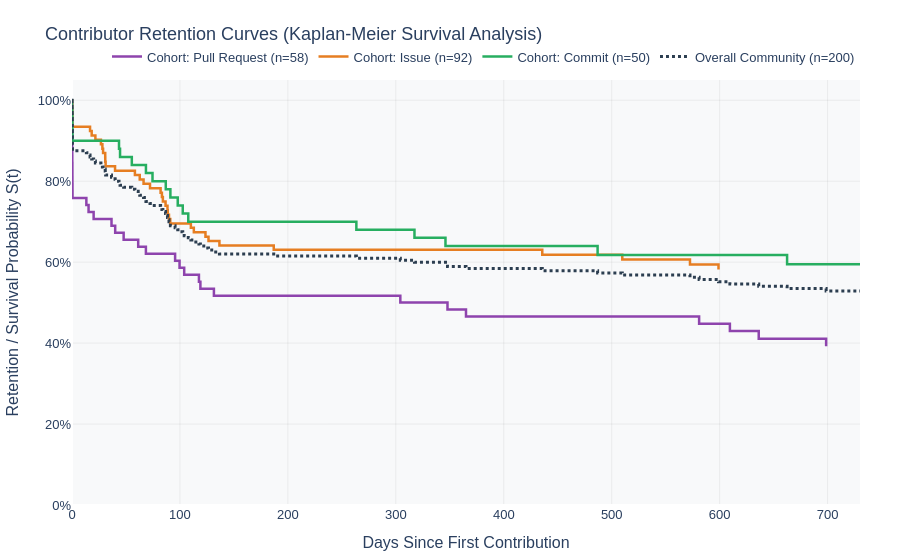

Notebook code cell kept with this figure:
### Markdown cell above
## Visualization 2: Survival Analysis (Kaplan-Meier Retention Curves)

Solves the central statistical challenge raised in 8Knot Issue #370 by James Kunstle and Greg Sutcliffe:
* Direct histograms overestimate drop-off because active contributors with recent tenure are not dead—they are **right-censored**.
* We employ the **Kaplan-Meier non-parametric estimator**:
$$\hat{S}(t) = \prod_{t_i \le t} \left( 1 - \frac{d_i}{n_i} \right)$$
where $n_i$ represents the number of contributors still at risk prior to time $t_i$, and $d_i$ represents the number of contributors who reached inactivity threshold.
* Stratifying by onboarding channel tests the hypothesis: **Do contributors who start with a PR achieve a higher retention trajectory than those starting with an issue?**

### Code cell
def compute_kaplan_meier(durations: np.ndarray, events: np.ndarray):
    """
    Computes Kaplan-Meier survival curve with Greenwood's variance confidence intervals.
    durations: array of observed tenure in days.
    events: 1 if churned, 0 if right-censored.
    """
    df_km = pd.DataFrame({"time": durations, "event": events})
    df_km = df_km.sort_values(by="time").reset_index(drop=True)
    
    unique_times = np.sort(df_km["time"].unique())
    if 0 not in unique_times:
        unique_times = np.insert(unique_times, 0, 0.0)
        
    n_at_risk = len(df_km)
    survival_prob = 1.0
    timeline = [0.0]
    survival = [1.0]
    var_sum = 0.0
    variance = [0.0]
    
    for t in unique_times:
        if t == 0:
            continue
        sub = df_km[df_km["time"] == t]
        d = sub["event"].sum() # churn events at t
        c = len(sub) - d       # censored at t
        
        if n_at_risk > 0 and d > 0:
            survival_prob *= (1.0 - (d / n_at_risk))
            var_sum += d / (n_at_risk * (n_at_risk - d)) if (n_at_risk - d) > 0 else 0
            
        timeline.append(t)
        survival.append(survival_prob)
        variance.append(survival_prob**2 * var_sum)
        
        n_at_risk -= (d + c)
        
    se = np.sqrt(np.array(variance))
    ci_lower = np.clip(np.array(survival) - 1.96 * se, 0, 1)
    ci_upper = np.clip(np.array(survival) + 1.96 * se, 0, 1)
    
    return pd.DataFrame({
        "timeline_days": timeline,
        "survival_probability": survival,
        "ci_lower": ci_lower,
        "ci_upper": ci_upper
    })

km_overall = compute_kaplan_meier(cntrb_df["tenure_days"].values, cntrb_df["churned"].values)

strata = ["Pull Request", "Issue", "Commit"]
km_strata = {}
for s in strata:
    sub = cntrb_df[cntrb_df["entry_channel"] == s]
    if len(sub) >= 5:
        km_strata[s] = compute_kaplan_meier(sub["tenure_days"].values, sub["churned"].values)

fig2 = go.Figure()

colors = {"Pull Request": "#8E44AD", "Issue": "#E67E22", "Commit": "#27AE60"}
for s, df_km in km_strata.items():
    fig2.add_trace(go.Scatter(
        x=df_km["timeline_days"],
        y=df_km["survival_probability"],
        mode="lines",
        name=f"Cohort: {s} (n={len(cntrb_df[cntrb_df['entry_channel'] == s])})",
        line=dict(color=colors.get(s, "#333333"), width=2.5, shape="hv")
    ))

fig2.add_trace(go.Scatter(
    x=km_overall["timeline_days"],
    y=km_overall["survival_probability"],
    mode="lines",
    name=f"Overall Community (n={len(cntrb_df)})",
    line=dict(color="#2C3E50", width=3, dash="dot", shape="hv")
))

fig2.update_layout(
    title="Contributor Retention Curves (Kaplan-Meier Survival Analysis)",
    xaxis=dict(
        title="Days Since First Contribution",
        showgrid=True,
        gridcolor="rgba(0,0,0,0.06)",
        range=[0, min(730, cntrb_df["tenure_days"].max() * 1.05)]
    ),
    yaxis=dict(
        title="Retention / Survival Probability S(t)",
        range=[0, 1.05],
        tickformat=".0%",
        showgrid=True,
        gridcolor="rgba(0,0,0,0.06)"
    ),
    plot_bgcolor="rgba(248, 249, 250, 1)",
    paper_bgcolor="white",
    legend=dict(orientation="h", yanchor="bottom", y=1.02, xanchor="right", x=1),
    font=dict(family="Arial, sans-serif", size=13),
    margin=dict(l=50, r=40, t=80, b=50),
)

fig2.show()

### Figure 1 — Plotly figure (JSON) as saved in the notebook; plotly's stock layout.template omitted (floating-point values rounded to 4 significant figures)
{"data": [{"line": {"color": "#8E44AD", "shape": "hv", "width": 2.5}, "mode": "lines", "name": "Cohort: Pull Request (n=58)", "type": "scatter", "x": [0.0, 0.03182, 0.03383, 0.04067, 0.07048, 0.0744, 0.178, 0.2238, 0.2512, 0.278, 0.3642, 0.3699, 0.3939, 0.4538, 0.4775, 13.3, 15.35, 20.05, 36.61, 40.01, 47.84, 61.33, 68.46, 95.51, 99.63, 103.9, 117.6, 118.9, 131.5, 304.2, 347.8, 365.0, 431.7, 581.0, 609.5, 629.0, 636.2, 698.6], "y": [1.0, 0.9828, 0.9655, 0.9483, 0.931, 0.9138, 0.8966, 0.8793, 0.8621, 0.8448, 0.8276, 0.8103, 0.7931, 0.7759, 0.7586, 0.7414, 0.7241, 0.7069, 0.6897, 0.6724, 0.6552, 0.6379, 0.6207, 0.6034, 0.5862, 0.569, 0.5517, 0.5345, 0.5172, 0.5, 0.4828, 0.4655, 0.4655, 0.4476, 0.4297, 0.4297, 0.411, 0.3923]}, {"line": {"color": "#E67E22", "shape": "hv", "width": 2.5}, "mode": "lines", "name": "Cohort: Issue (n=92)", "type": "scatter", "x": [0.0, 0.107, 0.1766, 0.2484, 0.2916, 0.305, 0.3259, 16.72, 18.24, 21.66, 26.8, 28.15, 28.79, 30.77, 30.83, 31.15, 39.88, 58.28, 62.75, 66.3, 72.27, 82.08, 83.29, 84.18, 86.66, 88.46, 88.69, 89.85, 91.05, 110.1, 112.9, 123.6, 126.5, 136.6, 186.9, 195.4, 202.7, 266.6, 371.6, 432.8, 435.7, 448.9, 509.8, 572.5, 590.2, 598.9], "y": [1.0, 0.9891, 0.9783, 0.9674, 0.9565, 0.9457, 0.9348, 0.9239, 0.913, 0.9022, 0.8913, 0.8804, 0.8696, 0.8587, 0.8478, 0.837, 0.8261, 0.8152, 0.8043, 0.7935, 0.7826, 0.7717, 0.7609, 0.75, 0.7391, 0.7283, 0.7174, 0.7065, 0.6957, 0.6848, 0.6739, 0.663, 0.6522, 0.6413, 0.6304, 0.6304, 0.6304, 0.6304, 0.6304, 0.6304, 0.6185, 0.6185, 0.6064, 0.5943, 0.5943, 0.5819]}, {"line": {"color": "#27AE60", "shape": "hv", "width": 2.5}, "mode": "lines", "name": "Cohort: Commit (n=50)", "type": "scatter", "x": [0.0, 0.049, 0.2074, 0.3559, 0.3982, 0.4478, 43.55, 44.51, 55.41, 68.5, 74.57, 86.87, 91.15, 97.96, 102.6, 107.7, 263.4, 317.3, 346.0, 362.9, 458.1, 477.4, 486.9, 549.2, 662.5, 732.0], "y": [1.0, 0.98, 0.96, 0.94, 0.92, 0.9, 0.88, 0.86, 0.84, 0.82, 0.8, 0.78, 0.76, 0.74, 0.72, 0.7, 0.68, 0.66, 0.64, 0.64, 0.64, 0.64, 0.6179, 0.6179, 0.595, 0.5722]}, {"line": {"color": "#2C3E50", "dash": "dot", "shape": "hv", "width": 3}, "mode": "lines", "name": "Overall Community (n=200)", "type": "scatter", "x": [0.0, 0.03182, 0.03383, 0.04067, 0.049, 0.07048, 0.0744, 0.107, 0.1766, 0.178, 0.2074, 0.2238, 0.2484, 0.2512, 0.278, 0.2916, 0.305, 0.3259, 0.3559, 0.3642, 0.3699, 0.3939, 0.3982, 0.4478, 0.4538, 0.4775, 13.3, 15.35, 16.72, 18.24, 20.05, 21.66, 26.8, 28.15, 28.79, 30.77, 30.83, 31.15, 36.61, 39.88, 40.01, 43.55, 44.51, 47.84, 55.41, 58.28, 61.33, 62.75, 66.3, 68.46, 68.5, 72.27, 74.57, 82.08, 83.29, 84.18, 86.66, 86.87, 88.46, 88.69, 89.85, 91.05, 91.15, 95.51, 97.96, 99.63, 102.6, 103.9, 107.7, 110.1, 112.9, 117.6, 118.9, 123.6, 126.5, 131.5, 136.6, 186.9, 195.4, 202.7, 263.4, 266.6, 304.2, 317.3, 346.0, 347.8, 362.9, 365.0, 371.6, 431.7, 432.8, 435.7, 448.9, 458.1, 477.4, 486.9, 509.8, 549.2, 572.5, 581.0, 590.2, 598.9, 609.5, 629.0, 636.2, 662.5, 698.6, 732.0], "y": [1.0, 0.995, 0.99, 0.985, 0.98, 0.975, 0.97, 0.965, 0.96, 0.955, 0.95, 0.945, 0.94, 0.935, 0.93, 0.925, 0.92, 0.915, 0.91, 0.905, 0.9, 0.895, 0.89, 0.885, 0.88, 0.875, 0.87, 0.865, 0.86, 0.855, 0.85, 0.845, 0.84, 0.835, 0.83, 0.825, 0.82, 0.815, 0.81, 0.805, 0.8, 0.795, 0.79, 0.785, 0.78, 0.775, 0.77, 0.765, 0.76, 0.755, 0.75, 0.745, 0.74, 0.735, 0.73, 0.725, 0.72, 0.715, 0.71, 0.705, 0.7, 0.695, 0.69, 0.685, 0.68, 0.675, 0.67, 0.665, 0.66, 0.655, 0.65, 0.645, 0.64, 0.635, 0.63, 0.625, 0.62, 0.615, 0.615, 0.615, 0.6099, 0.6099, 0.6048, 0.5997, 0.5945, 0.5894, 0.5894, 0.5842, 0.5842, 0.5842, 0.5842, 0.5789, 0.5789, 0.5789, 0.5789, 0.5735, 0.568, 0.568, 0.5625, 0.557, 0.557, 0.5514, 0.5458, 0.5458, 0.5402, 0.5346, 0.529, 0.5233]}], "layout": {"font": {"family": "Arial, sans-serif", "size": 13}, "legend": {"orientation": "h", "x": 1, "xanchor": "right", "y": 1.02, "yanchor": "bottom"}, "margin": {"b": 50, "l": 50, "r": 40, "t": 80}, "paper_bgcolor": "white", "plot_bgcolor": "rgba(248, 249, 250, 1)", "title": {"text": "Contributor Retention Curves (Kaplan-Meier Survival Analysis)"}, "xaxis": {"gridcolor": "rgba(0,0,0,0.06)", "range": [0, 730], "showgrid": true, "title": {"text": "Days Since First Contribution"}}, "yaxis": {"gridcolor": "rgba(0,0,0,0.06)", "range": [0, 1.05], "showgrid": true, "tickformat": ".0%", "title": {"text": "Retention / Survival Probability S(t)"}}}}
